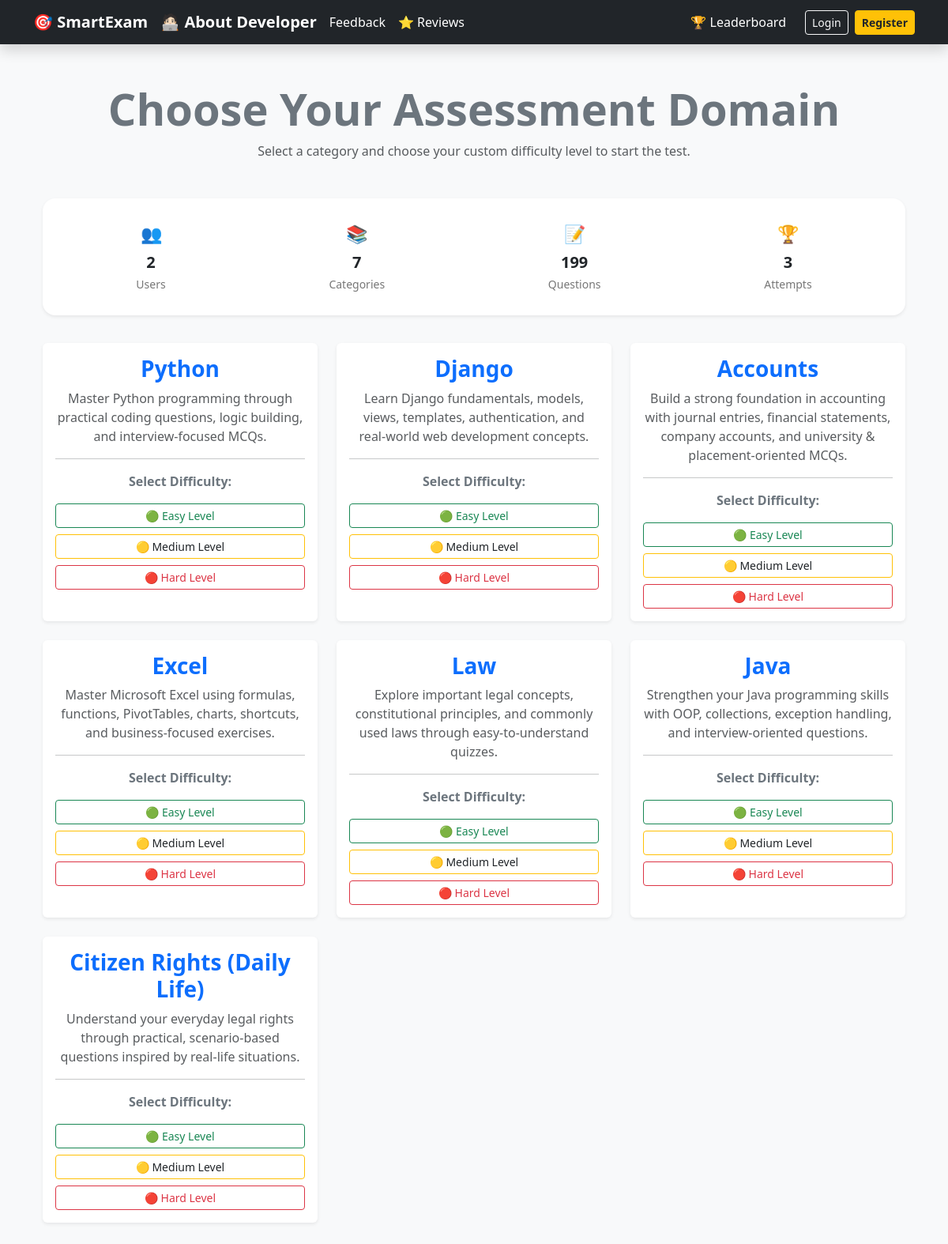
The page / on the database its author committed.
### exam/models.py (models this page shows, shortened)
class Category(models.Model):
    name = models.CharField(max_length=100, unique=True)
    description = models.TextField(blank=True, null=True)

### exam/views.py (the view)
# urls.py: path('', views.homepage, name='homepage'),
def homepage(request):
    context = {
        "categories": Category.objects.all(),
        "users_count": User.objects.count(),
        "questions_count": Question.objects.count(),
        "attempts_count": TestResult.objects.count(),
        "categories_count": Category.objects.count(),
    }
    return render(request, "exam/homepage.html", context)

### exam/templates/exam/homepage.html (shortened to what this page needs)
{% extends 'exam/base.html' %}
{% block content %}
<div class="container my-5">
<div class="text-center my-5">
    <h1 class="display-4 fw-bold text-secondary">Choose Your Assessment Domain</h1>
    <p class="text-muted">Select a category and choose your custom difficulty level to start the test.</p>
</div>
   <div class="stats-bar shadow-sm rounded-4">
    <div>
        <span>👥</span>
        <strong>{{ users_count }}</strong>
        <small>Users</small>
    </div>
    <div>
        <span>📚</span>
        <strong>{{ categories_count }}</strong>
        <small>Categories</small>
    </div>
    <div>
        <span>📝</span>
        <strong>{{ questions_count }}</strong>
        <small>Questions</small>
    </div>
    <div>
        <span>🏆</span>
        <strong>{{ attempts_count }}</strong>
        <small>Attempts</small>
    </div>
</div>
<div class="row">
    {% for cat in categories %}
    <div class="col-md-4 mb-4">
        <div class="card h-100 shadow-sm border-0">
            <div class="card-body text-center">
                <h3 class="card-title text-primary fw-bold">{{ cat.name }}</h3>
                <p class="card-text text-muted">{{ cat.description|default:"Test your core conceptual skills." }}</p>
                <hr>
                <p class="fw-semibold text-secondary">Select Difficulty:</p>
                <div class="d-grid gap-2">
                    <a href="{% url 'take_quiz' cat.name 'Easy' %}" class="btn btn-outline-success btn-sm">🟢 Easy Level</a>
                    <a href="{% url 'take_quiz' cat.name 'Medium' %}" class="btn btn-outline-warning btn-sm text-dark">🟡 Medium Level</a>
                    <a href="{% url 'take_quiz' cat.name 'Hard' %}" class="btn btn-outline-danger btn-sm">🔴 Hard Level</a>
                </div>
            </div>
        </div>
    </div>
    {% empty %}
    <div class="text-center">
        <p class="alert alert-info">No fields created yet. Please visit admin panel to insert metrics.</p>
    </div>
    {% endfor %}
</div>
{% endblock %}

### exam/templates/exam/base.html (shortened to what this page needs)
{% load static %}
<!DOCTYPE html>
<html lang="en">
<head>
    <link href="https://cdn.jsdelivr.net/npm/bootstrap@5.3.0/dist/css/bootstrap.min.css" rel="stylesheet">
</head>
<body class="bg-light">
    <nav class="navbar navbar-expand-lg navbar-dark bg-dark shadow mb-4">
        <div class="container">
            <a class="navbar-brand fw-bold" href="{% url 'homepage' %}">🎯 SmartExam</a>
            <a class="navbar-brand fw-bold" href="{% url 'about' %}">🧑🏻‍💻 About Developer</a>
            <a class="nav-link text-white me-3" href="{% url 'feedback' %}">Feedback</a>
            <a href="{% url 'reviews' %}" class="nav-link text-white me-3">⭐ Reviews</a>
            <div class="collapse navbar-collapse" id="navbarNav">
                <div class="navbar-nav ms-auto align-items-center">
                    <a class="nav-link text-white me-3" href="{% url 'dashboard' %}">🏆 Leaderboard</a>
                    {% if user.is_authenticated %}
                    <span class="navbar-text text-warning fw-bold me-3">
                        👋 Welcome, {{ user.username }}
                    </span>
                    <form action="{% url 'logout' %}" method="POST" class="d-inline">
                        {% csrf_token %}
                        <button type="submit" class="btn btn-outline-danger btn-sm">Logout</button>
                    </form>
                    {% else %}
                    <a class="btn btn-outline-light btn-sm me-2" href="{% url 'login' %}">Login</a>
                    <a class="btn btn-warning btn-sm text-dark fw-bold" href="{% url 'register' %}">Register</a>
                    {% endif %}
                </div>
            </div>
        </div>
    </nav>
    <div class="container">
        {% block content %}
        {% endblock %}
    </div>
</body>
</html>

### exam/templates/exam/homepage.html (style rules this page uses)
.stats-bar { display:flex; justify-content:space-around; align-items:center; background:#fff; padding:18px 15px; margin:35px 0; border-radius:18px; box-shadow:0 10px 25px rgba(0,0,0,.08); flex-wrap:wrap; }
.stats-bar div { text-align:center; padding:10px; }
.stats-bar span { font-size:22px; }
.stats-bar strong { display:block; font-size:20px; margin-top:5px; }
.stats-bar small { color:#777; }

### rows shown on the page
Category: name "Python", description "Master Python programming through practical coding questions, logic building, and interview-focused MCQs."
Category: name "Django", description "Learn Django fundamentals, models, views, templates, authentication, and real-world web development concepts."
Category: name "Accounts", description "Build a strong foundation in accounting with journal entries, financial statements, company accounts, and university & placement-oriented MCQs."
Category: name "Excel", description "Master Microsoft Excel using formulas, functions, PivotTables, charts, shortcuts, and business-focused exercises."
Category: name "Law", description "Explore important legal concepts, constitutional principles, and commonly used laws through easy-to-understand quizzes."
Category: name "Java", description "Strengthen your Java programming skills with OOP, collections, exception handling, and interview-oriented questions."
Category: name "Citizen Rights (Daily Life)", description "Understand your everyday legal rights through practical, scenario-based questions inspired by real-life situations."

### other values the page prints
{{ users_count }} "2"
{{ categories_count }} "7"
{{ questions_count }} "199"
{{ attempts_count }} "3"
